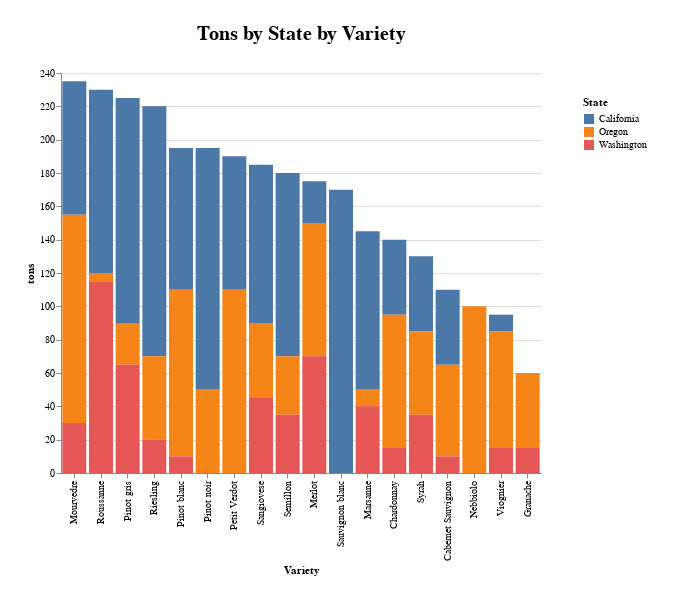

Notebook source saved alongside this figure:
### Code cell
chart_seller = requests.get('http://127.0.0.1:8000/graph/df-grapes-by-state-seller').json()
Chart.from_dict(chart_seller)

### Figure 1 — Vega-Lite specification as saved in the notebook (floating-point values rounded to 4 significant figures)
{"config": {"view": {"continuousWidth": 400, "continuousHeight": 300, "stroke": "#FFF"}, "legend": {"padding": 24}, "title": {"fontSize": 20, "offset": 24}}, "data": {"name": "data-43873f97a5cebc0b8b908b099854c52b"}, "mark": "bar", "datasets": {"data-43873f97a5cebc0b8b908b099854c52b": [{"variety": "Cabernet Sauvignon", "side": "Seller", "state": "California", "tons": 45}, {"variety": "Cabernet Sauvignon", "side": "Seller", "state": "Oregon", "tons": 55}, {"variety": "Cabernet Sauvignon", "side": "Seller", "state": "Washington", "tons": 10}, {"variety": "Chardonnay", "side": "Seller", "state": "California", "tons": 45}, {"variety": "Chardonnay", "side": "Seller", "state": "Oregon", "tons": 80}, {"variety": "Chardonnay", "side": "Seller", "state": "Washington", "tons": 15}, {"variety": "Granache", "side": "Seller", "state": "Oregon", "tons": 45}, {"variety": "Granache", "side": "Seller", "state": "Washington", "tons": 15}, {"variety": "Marsanne", "side": "Seller", "state": "California", "tons": 95}, {"variety": "Marsanne", "side": "Seller", "state": "Oregon", "tons": 10}, {"variety": "Marsanne", "side": "Seller", "state": "Washington", "tons": 40}, {"variety": "Merlot", "side": "Seller", "state": "California", "tons": 25}, {"variety": "Merlot", "side": "Seller", "state": "Oregon", "tons": 80}, {"variety": "Merlot", "side": "Seller", "state": "Washington", "tons": 70}, {"variety": "Mourvedre", "side": "Seller", "state": "California", "tons": 80}, {"variety": "Mourvedre", "side": "Seller", "state": "Oregon", "tons": 125}, {"variety": "Mourvedre", "side": "Seller", "state": "Washington", "tons": 30}, {"variety": "Nebbiolo", "side": "Seller", "state": "Oregon", "tons": 100}, {"variety": "Petit Verdot", "side": "Seller", "state": "California", "tons": 80}, {"variety": "Petit Verdot", "side": "Seller", "state": "Oregon", "tons": 110}, {"variety": "Pinot blanc", "side": "Seller", "state": "California", "tons": 85}, {"variety": "Pinot blanc", "side": "Seller", "state": "Oregon", "tons": 100}, {"variety": "Pinot blanc", "side": "Seller", "state": "Washington", "tons": 10}, {"variety": "Pinot gris", "side": "Seller", "state": "California", "tons": 135}, {"variety": "Pinot gris", "side": "Seller", "state": "Oregon", "tons": 25}, {"variety": "Pinot gris", "side": "Seller", "state": "Washington", "tons": 65}, {"variety": "Pinot noir", "side": "Seller", "state": "California", "tons": 145}, {"variety": "Pinot noir", "side": "Seller", "state": "Oregon", "tons": 50}, {"variety": "Riesling", "side": "Seller", "state": "California", "tons": 150}, {"variety": "Riesling", "side": "Seller", "state": "Oregon", "tons": 50}, {"variety": "Riesling", "side": "Seller", "state": "Washington", "tons": 20}, {"variety": "Roussanne", "side": "Seller", "state": "California", "tons": 110}, {"variety": "Roussanne", "side": "Seller", "state": "Oregon", "tons": 5}, {"variety": "Roussanne", "side": "Seller", "state": "Washington", "tons": 115}, {"variety": "Sangiovese", "side": "Seller", "state": "California", "tons": 95}, {"variety": "Sangiovese", "side": "Seller", "state": "Oregon", "tons": 45}, {"variety": "Sangiovese", "side": "Seller", "state": "Washington", "tons": 45}, {"variety": "Sauvignon blanc", "side": "Seller", "state": "California", "tons": 170}, {"variety": "Semillon", "side": "Seller", "state": "California", "tons": 110}, {"variety": "Semillon", "side": "Seller", "state": "Oregon", "tons": 35}, {"variety": "Semillon", "side": "Seller", "state": "Washington", "tons": 35}, {"variety": "Syrah", "side": "Seller", "state": "California", "tons": 45}, {"variety": "Syrah", "side": "Seller", "state": "Oregon", "tons": 50}, {"variety": "Syrah", "side": "Seller", "state": "Washington", "tons": 35}, {"variety": "Viognier", "side": "Seller", "state": "California", "tons": 10}, {"variety": "Viognier", "side": "Seller", "state": "Oregon", "tons": 70}, {"variety": "Viognier", "side": "Seller", "state": "Washington", "tons": 15}]}, "encoding": {"color": {"field": "state", "title": "State", "type": "nominal"}, "tooltip": [{"field": "state", "type": "nominal"}, {"field": "variety", "type": "nominal"}, {"field": "tons", "type": "quantitative"}], "x": {"field": "variety", "sort": "-y", "title": "Variety", "type": "nominal"}, "y": {"field": "tons", "type": "quantitative"}}, "height": 400, "padding": 24, "title": "Tons by State by Variety", "width": 480, "$schema": "https://vega.github.io/schema/vega-lite/v4.17.0.json"}
